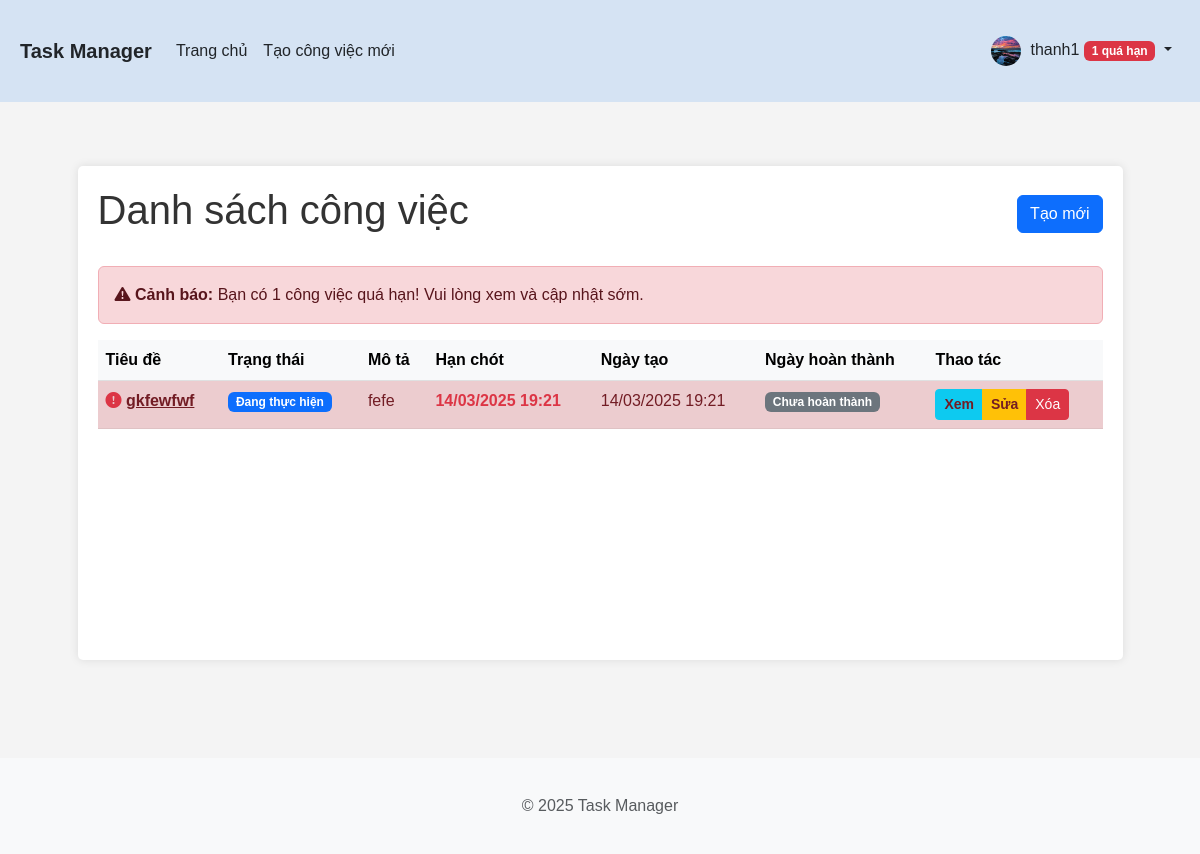
The page /index (signed in) on the database as committed earlier.
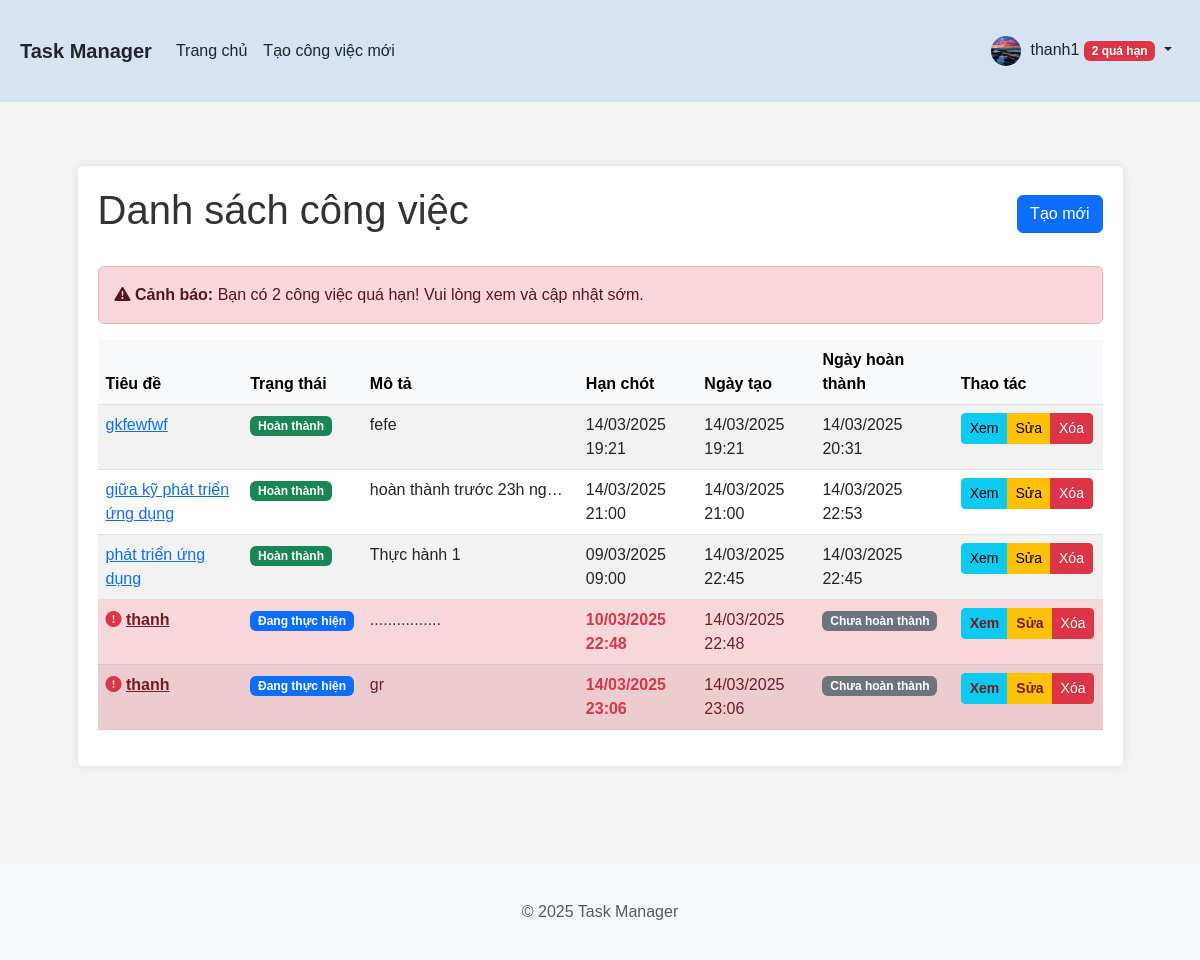
The same page on the database as committed later.
### app/models.py (models this page shows, shortened)
class User(UserMixin, db.Model):
    id = db.Column(db.Integer, primary_key=True)
    username = db.Column(db.String(64), index=True, unique=True)
    email = db.Column(db.String(120), index=True, unique=True)
    password_hash = db.Column(db.String(128))
    avatar = db.Column(db.String(120), default='default.png')
    is_admin = db.Column(db.Boolean, default=False)
    tasks = db.relationship('Task', backref='user', lazy='dynamic')
    @property
    def overdue_count(self):
        return Task.query.filter_by(user_id=self.id, finished=None).filter(
            Task.deadline < datetime.utcnow()).count()

class Task(db.Model):
    id = db.Column(db.Integer, primary_key=True)
    title = db.Column(db.String(100), nullable=False)
    description = db.Column(db.Text)
    status = db.Column(db.String(20), default='pending')  # pending, in_progress, completed
    created = db.Column(db.DateTime, default=datetime.utcnow)
    deadline = db.Column(db.DateTime)
    finished = db.Column(db.DateTime)
    user_id = db.Column(db.Integer, db.ForeignKey('user.id'), nullable=False)
    def is_overdue(self):
        return not self.finished and self.deadline and self.deadline < datetime.utcnow()

### app/routes/tasks.py (the view)
@bp.route('/')
@bp.route('/index')
@login_required
def index():
    if current_user.is_admin:
        tasks = Task.query.all()
    else:
        tasks = Task.query.filter_by(user_id=current_user.id).all()
    overdue_count = 0
    for task in tasks:
        if not task.finished and task.deadline and task.deadline < datetime.now():
            overdue_count += 1
    return render_template('tasks/index.html', title='Quản lý công việc', tasks=tasks, overdue_count=overdue_count)

### app/__init__.py (called while the page is built)
def create_app(config_name='default'):
    app = Flask(__name__)
    app.config.from_object(config[config_name])
    db.init_app(app)
    migrate.init_app(app, db)
    login_manager.init_app(app)
    @app.template_filter('nl2br')
    def nl2br_filter(text):
        if text:
            return jinja2.utils.markupsafe.Markup(text.replace('\n', '<br>'))
        return ''
    from app.routes.auth import bp as auth_bp
    from app.routes.tasks import bp as tasks_bp
    app.register_blueprint(auth_bp)
    app.register_blueprint(tasks_bp)
    avatar_dir = os.path.join(app.static_folder, 'avatars')
    if not os.path.exists(avatar_dir):
        os.makedirs(avatar_dir)
    @login_manager.user_loader
    def load_user(user_id):
        from app.models import User
        return User.query.get(int(user_id))
    return app

### app/templates/tasks/index.html (shortened to what this page needs)
{% extends "base.html" %}
{% block content %}
    <div class="tasks-container">
        <div class="d-flex justify-content-between align-items-center mb-4">
            <h1>Danh sách công việc</h1>
            <a href="{{ url_for('tasks.create') }}" class="btn btn-primary">Tạo mới</a>
        </div>
        {% if overdue_count > 0 %}
            <div class="alert alert-danger">
                <strong><i class="bi bi-exclamation-triangle-fill"></i> Cảnh báo:</strong>
                Bạn có {{ overdue_count }} công việc quá hạn! Vui lòng xem và cập nhật sớm.
            </div>
        {% endif %}
        {% if tasks %}
            <div class="table-responsive">
                <table class="table table-hover table-striped">
                    <thead class="table-light">
                        <tr>
                            <th>Tiêu đề</th>
                            <th>Trạng thái</th>
                            <th>Mô tả</th>
                            <th>Hạn chót</th>
                            <th>Ngày tạo</th>
                            <th>Ngày hoàn thành</th>
                            <th>Thao tác</th>
                        </tr>
                    </thead>
                    <tbody>
                        {% for task in tasks %}
                            <tr class="{% if task.is_overdue() %}table-danger{% elif not task.finished %}table-danger-light{% endif %}">
                                <td>
                                    {% if task.is_overdue() %}<i class="bi bi-exclamation-circle-fill text-danger"></i>{% endif %}
                                    <a href="{{ url_for('tasks.view', task_id=task.id) }}">{{ task.title }}</a>
                                </td>
                                <td>
                                    {% if task.status == 'pending' %}
                                        <span class="badge bg-warning">Chờ xử lý</span>
                                    {% elif task.status == 'in_progress' %}
                                        <span class="badge bg-primary">Đang thực hiện</span>
                                    {% elif task.status == 'completed' %}
                                        <span class="badge bg-success">Hoàn thành</span>
                                    {% endif %}
                                </td>
                                <td>
                                    <div class="text-truncate" style="max-width: 200px;" title="{{ task.description }}">
                                        {{ task.description|striptags|truncate(50) }}
                                    </div>
                                </td>
                                <td>
                                    {% if task.is_overdue() %}
                                        <strong class="text-danger">{{ task.deadline.strftime('%d/%m/%Y %H:%M') }}</strong>
                                    {% else %}
                                        {{ task.deadline.strftime('%d/%m/%Y %H:%M') if task.deadline else 'N/A' }}
                                    {% endif %}
                                </td>
                                <td>{{ task.created.strftime('%d/%m/%Y %H:%M') }}</td>
                                <td>
                                    {% if task.finished %}
                                        {{ task.finished.strftime('%d/%m/%Y %H:%M') }}
                                    {% else %}
                                        <span class="badge bg-secondary">Chưa hoàn thành</span>
                                    {% endif %}
                                </td>
                                <td>
                                    <div class="btn-group">
                                        <a href="{{ url_for('tasks.view', task_id=task.id) }}" class="btn btn-sm btn-info">Xem</a>
                                        <a href="{{ url_for('tasks.edit', task_id=task.id) }}" class="btn btn-sm btn-warning">Sửa</a>
                                        <button type="button" class="btn btn-sm btn-danger" data-bs-toggle="modal" data-bs-target="#deleteModal{{ task.id }}">
                                            Xóa
                                        </button>
                                    </div>
                                </td>
                            </tr>
                        {% endfor %}
                    </tbody>
                </table>
            </div>
        {% else %}
            <div class="alert alert-info mt-3">
                <p>Không có công việc nào. <a href="{{ url_for('tasks.create') }}">Tạo công việc mới?</a></p>
            </div>
        {% endif %}
    </div>
{% endblock %}

### app/templates/base.html (shortened to what this page needs)
<!DOCTYPE html>
<html lang="vi">
<head>
    <link href="https://cdn.jsdelivr.net/npm/bootstrap@5.3.0-alpha1/dist/css/bootstrap.min.css" rel="stylesheet">
    <link rel="stylesheet" href="https://cdn.jsdelivr.net/npm/bootstrap-icons@1.11.2/font/bootstrap-icons.css">
    <link rel="stylesheet" href="{{ url_for('static', filename='css/main.css') }}">
</head>
<body>
    <header>
        <nav class="navbar navbar-expand-lg navbar-light">
            <div class="container">
                <a class="navbar-brand" href="{{ url_for('tasks.index') }}">Task Manager</a>
                <div class="collapse navbar-collapse" id="navbarNav">
                    <ul class="navbar-nav me-auto">
                        {% if current_user.is_authenticated %}
                            <li class="nav-item">
                                <a class="nav-link" href="{{ url_for('tasks.index') }}">Trang chủ</a>
                            </li>
                            <li class="nav-item">
                                <a class="nav-link" href="{{ url_for('tasks.create') }}">Tạo công việc mới</a>
                            </li>
                        {% endif %}
                    </ul>
                    <ul class="navbar-nav">
                        {% if current_user.is_authenticated %}
                            <li class="nav-item dropdown">
                                <a class="nav-link dropdown-toggle" href="#" id="navbarDropdown" role="button" data-bs-toggle="dropdown">
                                    {% if current_user.avatar %}
                                        <img src="{{ url_for('static', filename='avatars/' + current_user.avatar) }}" class="rounded-circle avatar-small" alt="Avatar">
                                    {% else %}
                                        <img src="https://avatar-placeholder.iran.liara.run/" class="rounded-circle avatar-small" alt="Avatar">
                                    {% endif %}
                                    {{ current_user.username }}
                                    {% if current_user.overdue_count and current_user.overdue_count > 0 %}
                                        <span class="badge bg-danger">{{ current_user.overdue_count }} quá hạn</span>
                                    {% endif %}
                                </a>
                            </li>
                        {% endif %}
                    </ul>
                </div>
            </div>
        </nav>
    </header>
    <main class="container mt-4">
        {% block content %}{% endblock %}
    </main>
    <footer class="footer mt-5 py-3 bg-light">
        <div class="container text-center">
            <span class="text-muted">&copy; 2025 Task Manager</span>
        </div>
    </footer>
</body>
</html>

### app/static/css/main.css (style rules this page uses)
body { font-family: Arial, sans-serif; margin: 0; padding: 0; background-color: #f4f4f4; min-height: 100vh; display: flex; flex-direction: column; }
.container { max-width: 1200px; margin: 0 auto; padding: 20px; }
main { flex: 1; }
footer { margin-top: auto; padding: 10px 0; background-color: #f8f9fa; text-align: center; }
h1, h2, h3 { color: #333; }
.avatar-small { width: 30px; height: 30px; object-fit: cover; margin-right: 5px; border-radius: 50%; }
.tasks-container { max-width: 95%; margin: 0 auto; padding: 20px; background: #fff; box-shadow: 0 0 10px rgba(0, 0, 0, 0.1); border-radius: 5px; margin-bottom: 30px; }
button { background-color: #28a745; color: white; border: none; padding: 10px 15px; border-radius: 5px; cursor: pointer; }
.table-responsive { overflow-x: auto; min-height: 300px; }
.navbar { margin-bottom: 20px; background-color: #d5e3f3 !important; }
.navbar .navbar-nav .nav-link { color: #212529 !important; font-weight: normal; }
.navbar .navbar-brand { color: #212529 !important; font-weight: bold; }
.table-danger td { color: #721c24; font-weight: 500; }
.table-danger td a { color: #721c24; font-weight: bold; }
@media (min-width: 1200px) { main.container { max-width: 95%; } }

Rows that differ between the two databases and show on the page:
changed Task "gkfewfwf": finished (not shown) → "14/03/2025 20:31"; deadline "2025-03-14 19:21:29.431127" → "2025-03-14 19:21:00.000000" (drawn); status "Đang thực hiện" → "Hoàn thành"
added Task: title "giữa kỹ phát triển ứng dụng", status "Hoàn thành", description "hoàn thành trước 23h ng…", deadline "14/03/2025 21:00", created "14/03/2025 21:00", finished "14/03/2025 22:53"
added Task: title "phát triển ứng dụng", status "Hoàn thành", description "Thực hành 1", deadline "09/03/2025 09:00", created "14/03/2025 22:45", finished "14/03/2025 22:45"
added Task: title "thanh", status "Đang thực hiện", description "................", deadline "10/03/2025 22:48", created "14/03/2025 22:48", shows "Chưa hoàn thành"
added Task: title "thanh", status "Đang thực hiện", description "gr", deadline "14/03/2025 23:06", created "14/03/2025 23:06", shows "Chưa hoàn thành"
Other text that changed with them:
{{ current_user.overdue_count }}: "1" → "2"
{{ overdue_count }}: "1" → "2"
